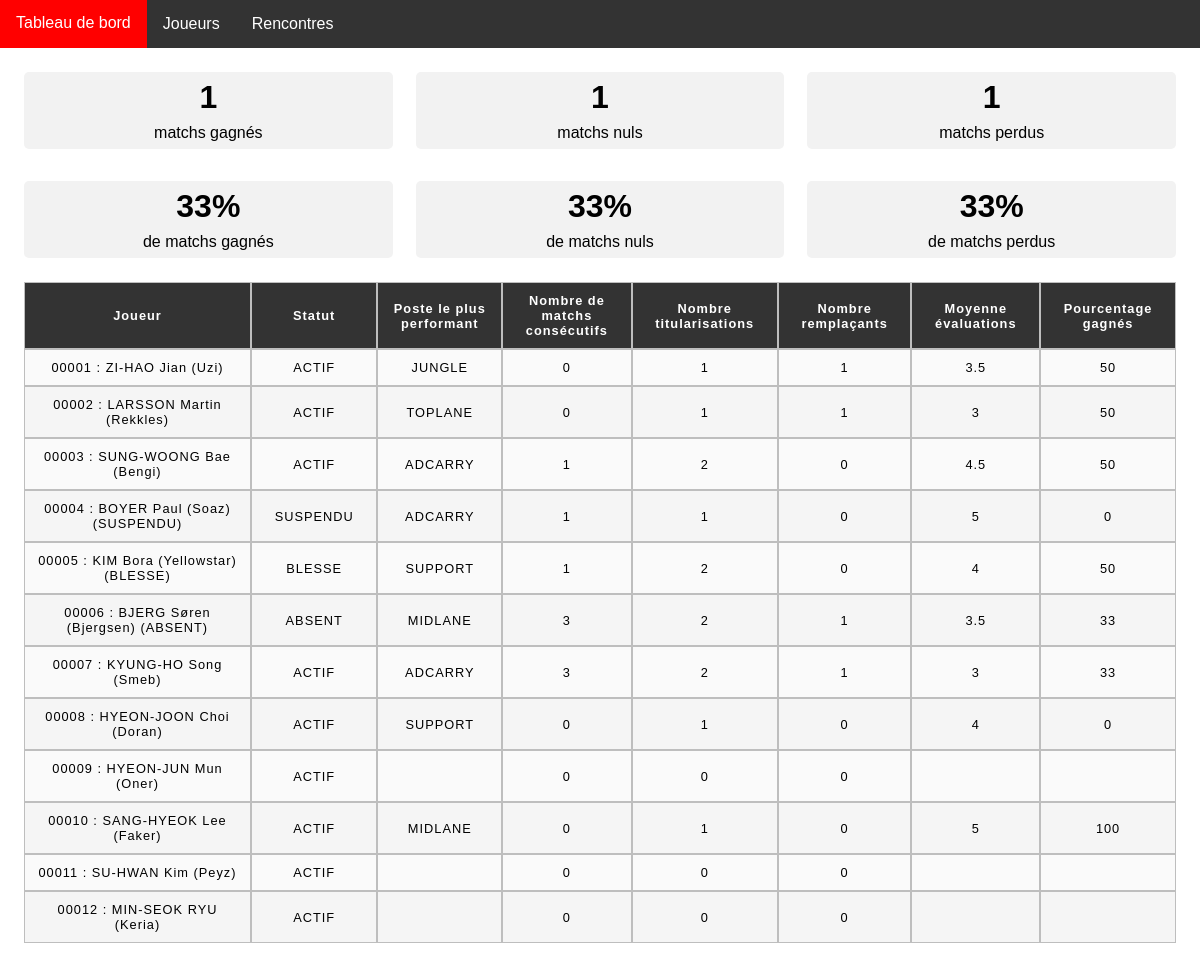
Screenshot of / (signed in) with the database file from the repository.
### tables this page shows
create table rencontre (
                           rencontre_id int auto_increment not null,
                           date_heure datetime,
                           equipe_adverse varchar(50),
                           adresse varchar(255),
                           lieu varchar(20),
                           resultat varchar(20),
                           constraint pk_rencontre primary key (rencontre_id)
);

create table joueur (
                        joueur_id int not null auto_increment,
                        numero_licence char(5) not null,
                        nom varchar(50),
                        prenom varchar(50),
                        date_naissance date,
                        taille decimal(5,2),
                        poids decimal(5,2),
                        statut varchar(255),
                        constraint pk_joueur primary key (joueur_id)
);

### frontend/tableauDeBord.php (the view, shortened to what the rows shown need)
<?php
$controleur = StatistiquesControleur::getInstance();
$statistiquesEquipe = $controleur->getStatistiquesEquipe();
$statistiquesJoueurs = $controleur->getStatistiquesJoueurs();
$controleur = JoueurControleur::getInstance();
$joueurs = $controleur->listerTousLesJoueurs();
?>
<div class="TripleGrid">
    <div>
        <h1><?php echo $statistiquesEquipe->nbVictoires(); ?></h1>
        <p> matchs gagnés</p>
    </div>
    <div>
        <h1><?php echo $statistiquesEquipe->nbNuls(); ?></h1>
        <p> matchs nuls</p>
    </div>
    <div>
        <h1><?php echo $statistiquesEquipe->nbDefaites(); ?></h1>
        <p> matchs perdus</p>
    </div>
    <div>
        <h1><?php echo $statistiquesEquipe->pourcentageDeVictoires(); ?>%</h1>
        <p> de matchs gagnés</p>
    </div>
    <div>
        <h1><?php echo $statistiquesEquipe->pourcentageDeNuls(); ?>%</h1>
        <p> de matchs nuls</p>
    </div>
    <div>
        <h1><?php echo $statistiquesEquipe->pourcentageDeDefaites(); ?>%</h1>
        <p> de matchs perdus</p>
    </div>
</div>
<div class="overflow">
    <table >
        <tr>
            <th style="width:15%;">Joueur</th>
            <th style="width:7%;">Statut</th>
            <th style="width:7%;">Poste le plus performant</th>
            <th style="width:7%;">Nombre de matchs consécutifs</th>
            <th style="width:7%;">Nombre titularisations</th>
            <th style="width:7%;">Nombre remplaçants</th>
            <th style="width:7%;">Moyenne évaluations</th>
            <th style="width:7%;">Pourcentage gagnés</th>
        </tr>
        <?php foreach ($joueurs as $joueur): ?>
        <tr>
            <td><?php echo $joueur->toString(); ?></td>
            <td><?php echo $joueur->getStatut()->name; ?></td>
            <td><?php echo $statistiquesJoueurs->posteLePlusPerformant($joueur)?->name; ?></td>
            <td><?php echo $statistiquesJoueurs->nbRencontresConsecutivesADate($joueur); ?></td>
            <td><?php echo $statistiquesJoueurs->nbTitularisations($joueur); ?></td>
            <td><?php echo $statistiquesJoueurs->nbRemplacant($joueur); ?></td>
            <td><?php echo $statistiquesJoueurs->moyenneDesEvaluations($joueur); ?></td>
            <td><?php echo $statistiquesJoueurs->pourcentageDeMatchsGagnes($joueur); ?></td>
        </tr>
        <?php endforeach; ?>
    </table>
</div>

### rows the page displays
rencontre: resultat "1", resultat "33"
joueur: $joueur->toString() "00001 : ZI-HAO Jian (Uzi)", name "ACTIF", name "JUNGLE", nbRencontresConsecutivesADate "0", nbTitularisations "1", nbRemplacant "1", moyenneDesEvaluations "3.5", pourcentageDeMatchsGagnes "50"
joueur: $joueur->toString() "00002 : LARSSON Martin (Rekkles)", name "ACTIF", name "TOPLANE", nbRencontresConsecutivesADate "0", nbTitularisations "1", nbRemplacant "1", pourcentageDeMatchsGagnes "50"
joueur: joueur_id "3", $joueur->toString() "00003 : SUNG-WOONG Bae (Bengi)", name "ACTIF", name "ADCARRY", nbRencontresConsecutivesADate "1", nbTitularisations "2", nbRemplacant "0", moyenneDesEvaluations "4.5", pourcentageDeMatchsGagnes "50"
joueur: $joueur->toString() "00004 : BOYER Paul (Soaz) (SUSPENDU)", name "SUSPENDU", name "ADCARRY", nbRencontresConsecutivesADate "1", nbTitularisations "1", nbRemplacant "0", moyenneDesEvaluations "5", pourcentageDeMatchsGagnes "0"
joueur: $joueur->toString() "00005 : KIM Bora (Yellowstar) (BLESSE)", name "BLESSE", name "SUPPORT", nbRencontresConsecutivesADate "1", nbTitularisations "2", nbRemplacant "0", moyenneDesEvaluations "4", pourcentageDeMatchsGagnes "50"
joueur: $joueur->toString() "00006 : BJERG Søren (Bjergsen) (ABSENT)", name "ABSENT", name "MIDLANE", nbRencontresConsecutivesADate "3", nbTitularisations "2", nbRemplacant "1", moyenneDesEvaluations "3.5", pourcentageDeMatchsGagnes "33"
joueur: $joueur->toString() "00007 : KYUNG-HO Song (Smeb)", name "ACTIF", name "ADCARRY", nbRencontresConsecutivesADate "3", nbTitularisations "2", nbRemplacant "1", pourcentageDeMatchsGagnes "33"
joueur: $joueur->toString() "00008 : HYEON-JOON Choi (Doran)", name "ACTIF", name "SUPPORT", nbRencontresConsecutivesADate "0", nbTitularisations "1", nbRemplacant "0", moyenneDesEvaluations "4", pourcentageDeMatchsGagnes "0"
joueur: $joueur->toString() "00009 : HYEON-JUN Mun (Oner)", name "ACTIF", nbRencontresConsecutivesADate "0", nbTitularisations "0", nbRemplacant "0"
joueur: $joueur->toString() "00010 : SANG-HYEOK Lee (Faker)", name "ACTIF", name "MIDLANE", nbRencontresConsecutivesADate "0", nbTitularisations "1", nbRemplacant "0", moyenneDesEvaluations "5", pourcentageDeMatchsGagnes "100"
joueur: $joueur->toString() "00011 : SU-HWAN Kim (Peyz)", name "ACTIF", nbRencontresConsecutivesADate "0", nbTitularisations "0", nbRemplacant "0"
joueur: $joueur->toString() "00012 : MIN-SEOK RYU (Keria)", name "ACTIF", nbRencontresConsecutivesADate "0", nbTitularisations "0", nbRemplacant "0"
